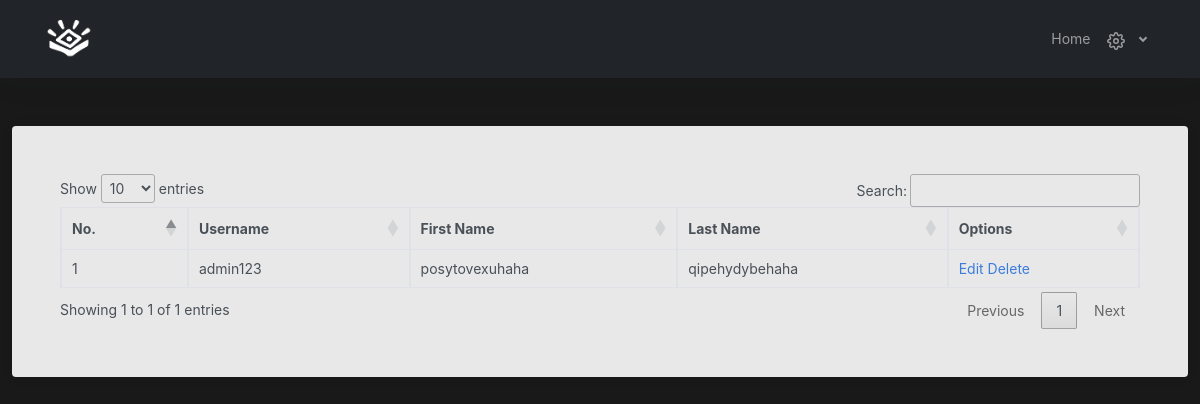
/Admin/members.php, run on an earlier commit of the app's database.
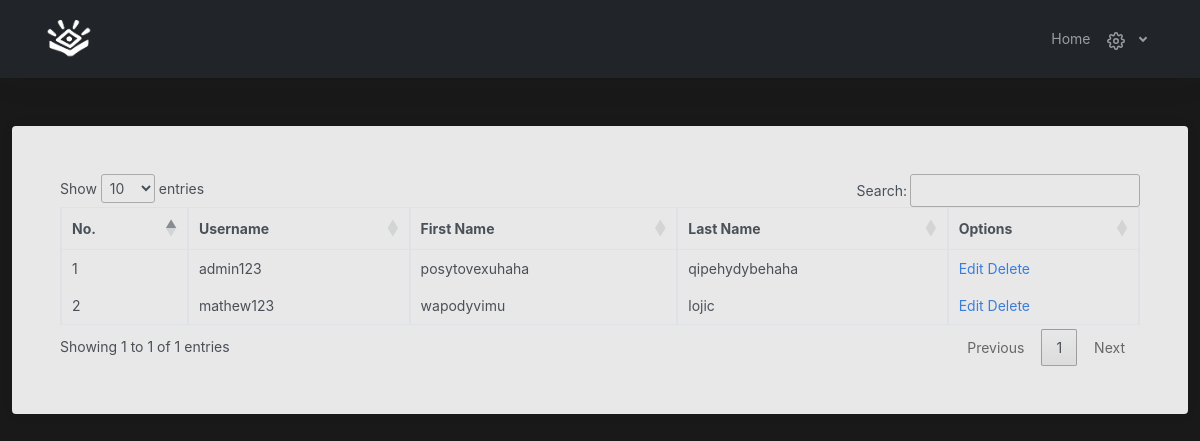
And on a later commit of the database.
### tables this page shows
CREATE TABLE `users` (
  `id` int(11) NOT NULL,
  `user_id` int(50) NOT NULL,
  `first_name` varchar(50) NOT NULL,
  `last_name` varchar(50) NOT NULL,
  `image` varchar(255) NOT NULL,
  `username` varchar(50) NOT NULL,
  `password` varchar(225) NOT NULL,
  `user_type` int(11) NOT NULL,
  `date_time_created` datetime NOT NULL,
  `date_time_updated` datetime NOT NULL
);

### Admin/members.php (the view, shortened to what this page needs)
<?php
include('../connection.php');
?>
<!DOCTYPE html>
<html lang="en">
<head>
    <link href="https://cdn.jsdelivr.net/npm/bootstrap@5.0.2/dist/css/bootstrap.min.css" rel="stylesheet">
    <link rel="stylesheet" href="../src/css/app.css">
    <link rel="stylesheet" type="text/css" href="https://cdn.datatables.net/1.12.1/css/jquery.dataTables.css">
</head>
<body style="background: rgba(0, 0, 0, 0.9);">
    <nav class="navbar navbar-expand navbar-dark bg-dark">
        <div class="navbar-collapse collapse">
            <a href="index.php" class="navbar-brand p-0 px-lg-4 px-sm-0">
                <img src="../src/img/photos/soul_inc.png" alt="" height="50">
            </a>
            <ul class="navbar-nav navbar-align px-lg-4 px-sm-0">
                <li class="nav-item">
                    <a href="index.php" class="nav-link">Home</a>
                </li>
                <li class="nav-item dropdown">
                    <a class="nav-link dropdown-toggle d-none d-sm-inline-block" href="#" data-bs-toggle="dropdown">
                    </a>
                </li>
			</ul>
		</div>
	</nav>
    <div class="container pt-5">
        <div class="card p-5" style="background: rgba(255,255,255,0.9);">
            <div class="table-responsive">
                <table id="data" class="table table-bordered border">
                    <thead>
                        <tr>
                            <th>No.</th>
                            <th>Username</th>
                            <th>First Name</th>
                            <th>Last Name</th>
                            <th>Options</th>
                        </tr>
                    </thead>
                    <tbody>
                    <?php
                    $sql = "SELECT * FROM users";
                    $run = mysqli_query($conn,$sql);
                    if(mysqli_num_rows($run) > 0) {
                        $no = 1;
                        foreach($run as $row){
                            ?>
                                <tr>
                                    <td><?php echo $no?></td>
                                    <td><?php echo $row ['username']?></td>
                                    <td><?php echo $row ['first_name']?></td>
                                    <td><?php echo $row ['last_name']?></td>
                                    <td>
                                        <a href="edit-member.php?user_id=<?php echo $row['user_id'] ?>">Edit</a>
                                        <a href="delete-member.php?user_id=<?php echo $row ['user_id']?>">Delete</a>
                                    </td>
                                </tr>
                            </tbody>
                            <?php
                            $no++;
                        }
                    }
                    ?>
                </table>
            </div>
        </div>
    </div>
</body>
</html>

What changed in the data, as far as the page shows it:
added users: username "mathew123", first_name "wapodyvimu", last_name "lojic"
